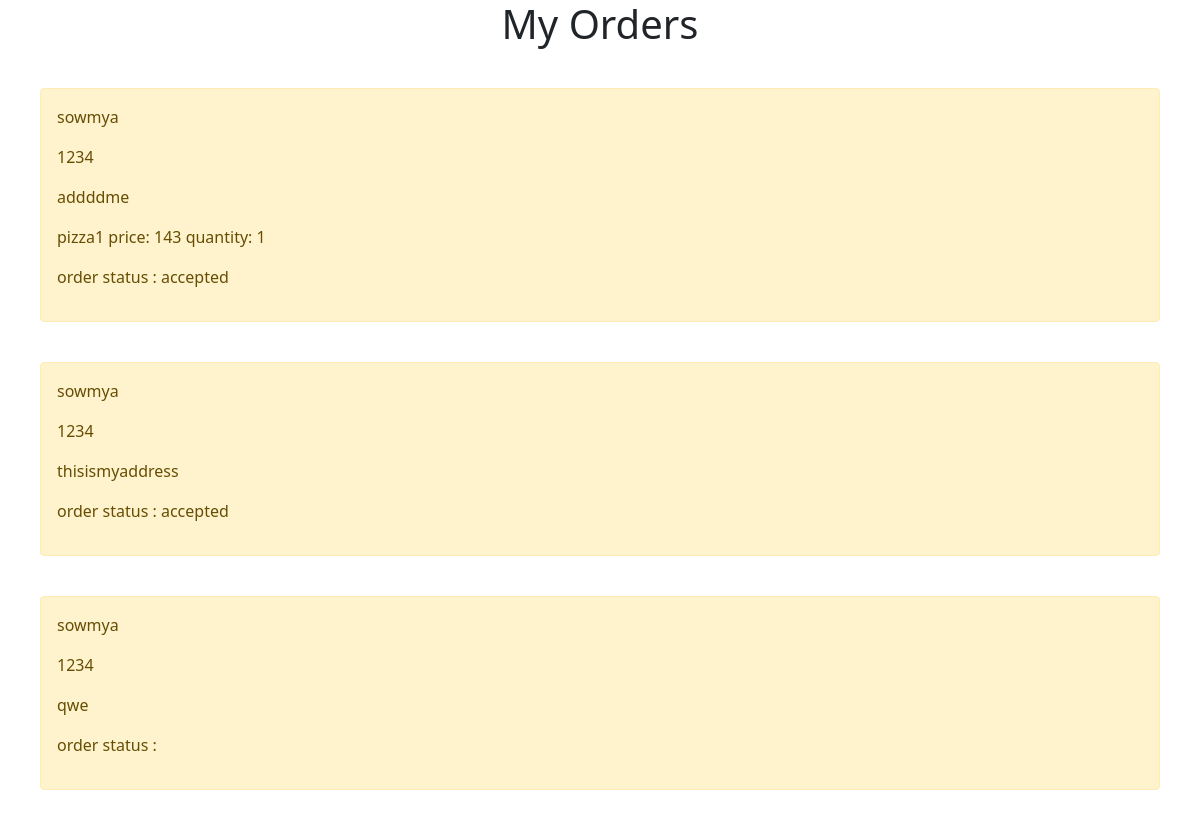
Screenshot of /userorders/ (signed in) with the database file from the repository.
### pizzaapp/models.py (models this page shows)
class OrderModel(models.Model):
    username = models.CharField(max_length= 10)
    phoneno = models.CharField(max_length= 10)
    address = models.CharField(max_length= 10)
    ordereditems = models.CharField(max_length= 30)
    status = models.CharField(max_length= 10)

### pizzaapp/views.py (the view)
# urls.py: path('userorders/', userorders),
def userorders(request):
    orders = OrderModel.objects.filter(username = request.user.username)
    context = {'orders': orders}
    return render(request, 'pizzaapp/userorders.html', context)

### templates/pizzaapp/userorders.html
{% extends 'base.html' %}
{% block content %}
<h1 style="text-align: center;">My Orders</h1>
{% for order in orders %}
<div style="margin: 40px;" class="alert alert-warning" role="alert">
    <p>{{order.username}}</p>
    <p>{{order.phoneno}}</p>
    <p>{{order.address}}</p>
    <p>{{order.ordereditems}}</p>
    <p>order status : {{order.status}}</p>
</div>
{% endfor %}
{% endblock %}

### templates/base.html (shortened to what this page needs)
<!DOCTYPE html>
<html lang="en">
<head>
    <link href="https://cdn.jsdelivr.net/npm/bootstrap@5.1.3/dist/css/bootstrap.min.css" rel="stylesheet"
>
</head>
<body>
    {% block content %}
    {% endblock %}
</body>
</html>

### rows the page displays
OrderModel: username "sowmya", phoneno "1234", address "addddme", ordereditems "pizza1 price: 143 quantity: 1", status "accepted"
OrderModel: username "sowmya", phoneno "1234", address "thisismyaddress", status "accepted"
OrderModel: username "sowmya", phoneno "1234", address "qwe"
